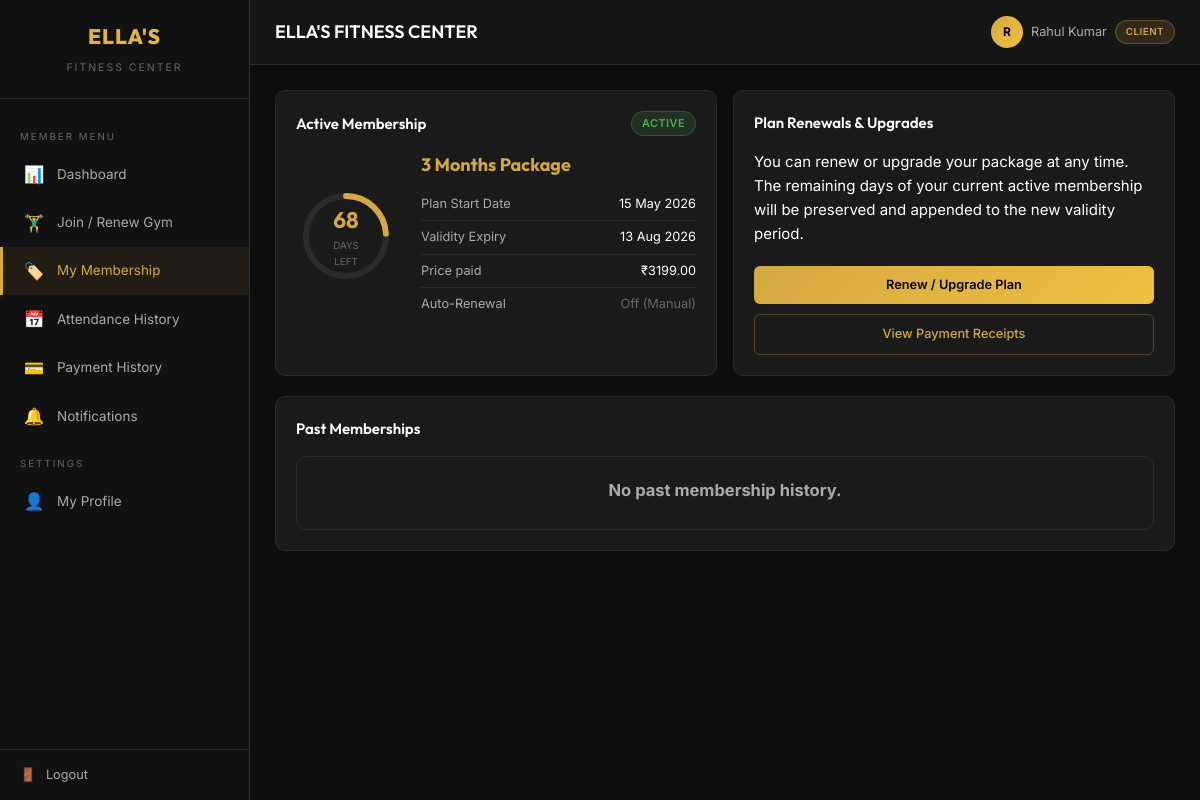
Page /members/my-membership/ (signed in) on the committed database.
### accounts/models.py (models this page shows, shortened)
class User(AbstractUser):
    ROLE_CHOICES = [
        ('CLIENT', 'Client'),
        ('ADMIN', 'Admin'),
    ]
    role = models.CharField(max_length=10, choices=ROLE_CHOICES, default='CLIENT')
    phone = models.CharField(max_length=15, blank=True)
    address = models.TextField(blank=True)
    date_of_birth = models.DateField(null=True, blank=True)
    emergency_contact = models.CharField(max_length=15, blank=True)
    @property
    def is_admin_user(self):
        return self.role == 'ADMIN'

### members/models.py (models this page shows, shortened)
class Membership(models.Model):
    PLAN_CHOICES = [
        ('1_MONTH', '1 Month'),
        ('3_MONTH', '3 Months'),
        ('6_MONTH', '6 Months'),
    ]
    STATUS_CHOICES = [
        ('ACTIVE', 'Active'),
        ('EXPIRED', 'Expired'),
        ('PENDING', 'Pending Payment'),
    ]
    PLAN_PRICES = {
        '1_MONTH': 1199,
        '3_MONTH': 3199,
        '6_MONTH': 5999,
    }
    PLAN_DAYS = {
        '1_MONTH': 30,
        '3_MONTH': 90,
        '6_MONTH': 180,
    }
    user = models.ForeignKey(settings.AUTH_USER_MODEL, on_delete=models.CASCADE, related_name='memberships')
    plan = models.CharField(max_length=10, choices=PLAN_CHOICES)
    start_date = models.DateField()
    end_date = models.DateField()
    amount = models.DecimalField(max_digits=10, decimal_places=2)
    status = models.CharField(max_length=10, choices=STATUS_CHOICES, default='PENDING')
    created_at = models.DateTimeField(auto_now_add=True)
    class Meta:
        ordering = ['-created_at']
    @property
    def days_remaining(self):
        if self.status != 'ACTIVE':
            return 0
        remaining = (self.end_date - timezone.now().date()).days
        return max(0, remaining)
    @property
    def total_days(self):
        return self.PLAN_DAYS.get(self.plan, 30)
    @property
    def progress_percentage(self):
        if self.total_days == 0:
            return 0
        elapsed = self.total_days - self.days_remaining
        return min(100, int((elapsed / self.total_days) * 100))
    def check_and_update_status(self):
        if self.status == 'ACTIVE' and self.end_date < timezone.now().date():
            self.status = 'EXPIRED'
            self.save()

### members/views.py (the view)
# urls.py: path('my-membership/', views.my_membership, name='my_membership'),
@login_required
def my_membership(request):
    memberships = Membership.objects.filter(user=request.user)
    active = memberships.filter(status='ACTIVE').first()
    if active:
        active.check_and_update_status()
    return render(request, 'members/my_membership.html', {
        'active_membership': active,
        'past_memberships': memberships.exclude(status='ACTIVE'),
    })

### templates/members/my_membership.html (shortened to what this page needs)
{% extends 'dashboard_base.html' %}
{% block content %}
<div class="grid-2">
    <div class="card">
        <div class="card-header">
            <h3 class="card-title">Active Membership</h3>
            {% if active_membership %}
                <span class="badge badge-active">Active</span>
            {% else %}
                <span class="badge badge-expired">No Active Plan</span>
            {% endif %}
        </div>
        {% if active_membership %}
            <div class="membership-card">
                <div class="progress-ring-container">
                    <svg class="progress-ring" width="100" height="100">
                        <circle class="progress-ring-bg" cx="50" cy="50" r="40" />
                        <circle class="progress-ring-fill" cx="50" cy="50" r="40"
                                stroke-dasharray="251.2"
                                style="stroke-dashoffset: calc(251.2 - (251.2 * {{ active_membership.progress_percentage }}) / 100);" />
                    </svg>
                    <div class="progress-ring-text">
                        <div class="days">{{ active_membership.days_remaining }}</div>
                        <div class="label">Days Left</div>
                    </div>
                </div>
                <div class="membership-info">
                    <div class="plan-name">{{ active_membership.get_plan_display }} Package</div>
                    <div class="detail-row">
                        <span class="label">Plan Start Date</span>
                        <span>{{ active_membership.start_date|date:"d M Y" }}</span>
                    </div>
                    <div class="detail-row">
                        <span class="label">Validity Expiry</span>
                        <span>{{ active_membership.end_date|date:"d M Y" }}</span>
                    </div>
                    <div class="detail-row">
                        <span class="label">Price paid</span>
                        <span>₹{{ active_membership.amount }}</span>
                    </div>
                    <div class="detail-row" style="border-bottom: none;">
                        <span class="label">Auto-Renewal</span>
                        <span class="text-muted">Off (Manual)</span>
                    </div>
                </div>
            </div>
        {% endif %}
    </div>
    <div class="card">
        <div class="card-header">
            <h3 class="card-title">Plan Renewals & Upgrades</h3>
        </div>
        <p class="text-secondary mb-20">You can renew or upgrade your package at any time. The remaining days of your current active membership will be preserved and appended to the new validity period.</p>
        <div style="display: flex; flex-direction: column; gap: 10px;">
            <a href="{% url 'join_gym' %}" class="btn btn-gold" style="justify-content: center;">Renew / Upgrade Plan</a>
            <a href="{% url 'payment_history' %}" class="btn btn-outline" style="justify-content: center;">View Payment Receipts</a>
        </div>
    </div>
</div>
<div class="card mt-20">
    <div class="card-header">
        <h3 class="card-title">Past Memberships</h3>
    </div>
    <div class="table-container">
        {% if past_memberships %}
            <table>
                <thead>
                    <tr>
                        <th>Plan</th>
                        <th>Start Date</th>
                        <th>End Date</th>
                        <th>Amount Paid</th>
                        <th>Status</th>
                    </tr>
                </thead>
                <tbody>
                    {% for m in past_memberships %}
                        <tr>
                            <td>{{ m.get_plan_display }}</td>
                            <td>{{ m.start_date|date:"d M Y" }}</td>
                            <td>{{ m.end_date|date:"d M Y" }}</td>
                            <td>₹{{ m.amount }}</td>
                            <td><span class="badge badge-expired">{{ m.get_status_display }}</span></td>
                        </tr>
                    {% endfor %}
                </tbody>
            </table>
        {% else %}
            <div class="empty-state" style="padding: 20px;">
                <h3>No past membership history.</h3>
            </div>
        {% endif %}
    </div>
</div>
{% endblock %}

### templates/components/header.html (shortened to what this page needs)
<div class="header">
    <div class="header-left">
        <h1>{% block header_title %}ELLA'S FITNESS CENTER{% endblock %}</h1>
    </div>
    <div class="header-right">
        <div class="header-user">
            <div class="avatar">
                {{ user.first_name|slice:":1"|upper|default:user.username|slice:":1"|upper }}
            </div>
            <span>{{ user.get_full_name|default:user.username }}</span>
            <span class="badge badge-gold" style="font-size: 0.65rem;">{{ user.get_role_display }}</span>
        </div>
    </div>
</div>

### rows in the picture
User: first_name "R", get_full_name "Rahul Kumar", role "CLIENT"
Membership: days_remaining "68", plan "3 Months", start_date "15 May 2026", end_date "13 Aug 2026", amount "3199.00"
